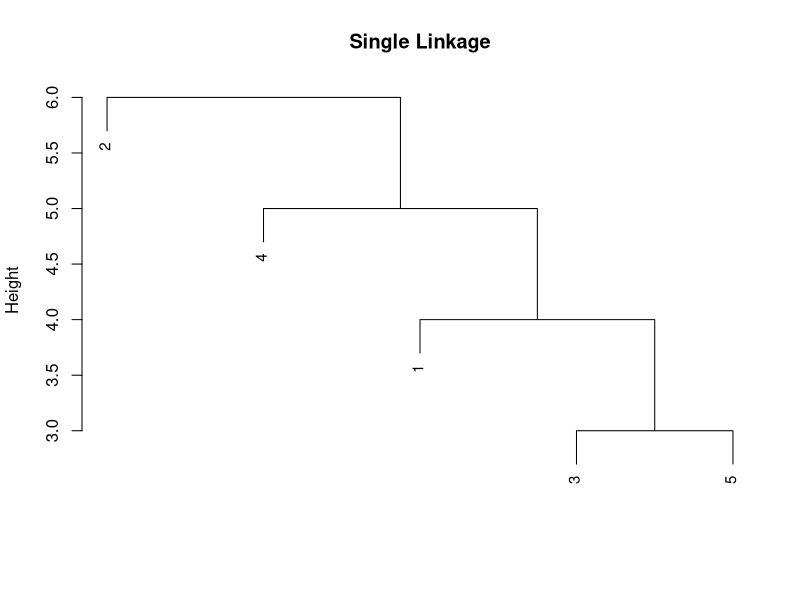
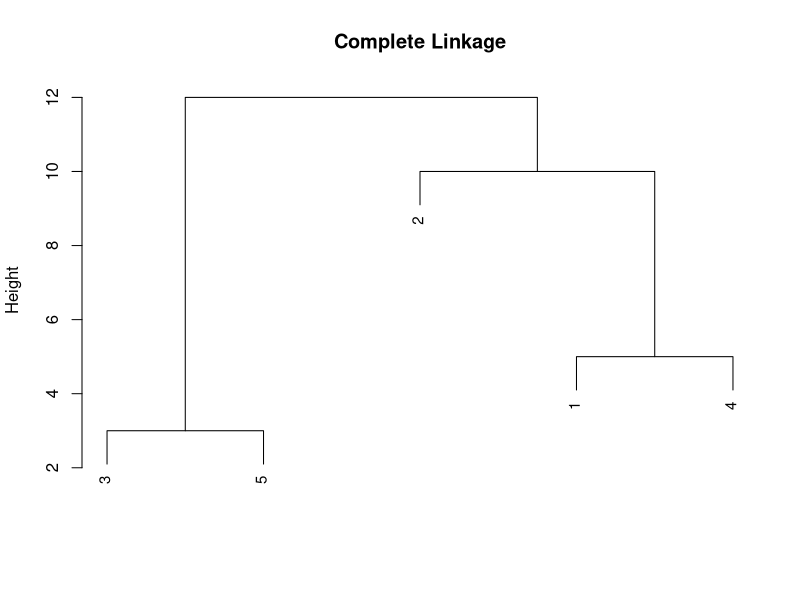
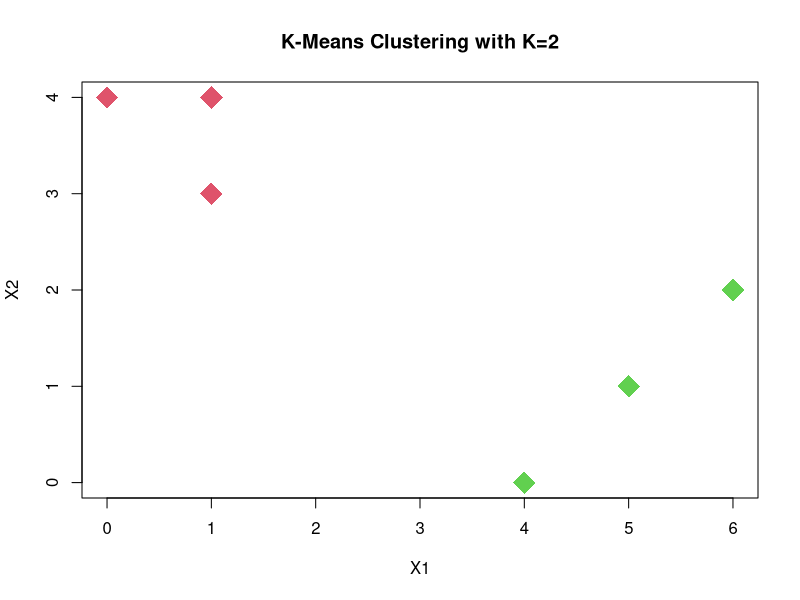

These figures' R source, in order:
# Homework - 5 - Unsupervised Learning
# Hari hara sudhan Venkateswaran 

#1 (d) Hierarchial Clustering

y.data <- matrix(nrow = 5, ncol = 5)
y.data
lower.tri(y.data,diag = 0)
y.data[lower.tri(y.data)] <- c(10,4,5,12,8,6,11,7,3,9)
y.data
y <- as.dist(y.data)
y
hc.single <- hclust(y,method = "single")
plot(hc.single, main="Single Linkage", xlab="", sub="", cex=.9)

hc.complete <- hclust(y,method = "complete")
plot(hc.complete,main="Complete Linkage", xlab="", sub="", cex=.9)

cutree(hc.complete, h = 12)
cutree(hc.complete, h = 10)

cutree(hc.complete, h = 3)
cutree(hc.single, h = 3)


# 2 (b) K means clustering

x1=c(1,1,0,5,6,4)
x2=c(4,3,4,1,2,0)
km.data = matrix(nrow=6, ncol=2)
km.data = cbind(x1,x2)
km.data
km.out=kmeans(km.data,2,nstart=20)
plot(km.data, col=(km.out$cluster+1), main="K-Means Clustering with K=2", xlab="X1", ylab="X2", pch=18, cex=3)